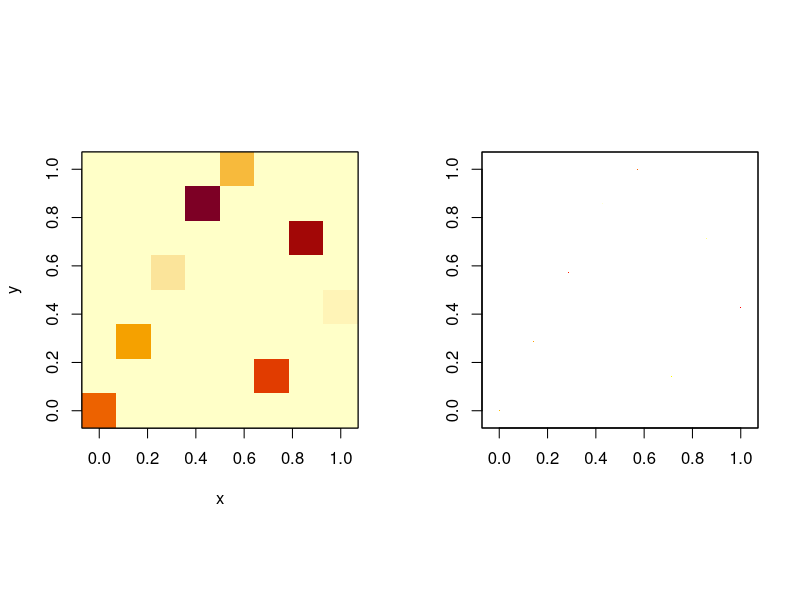
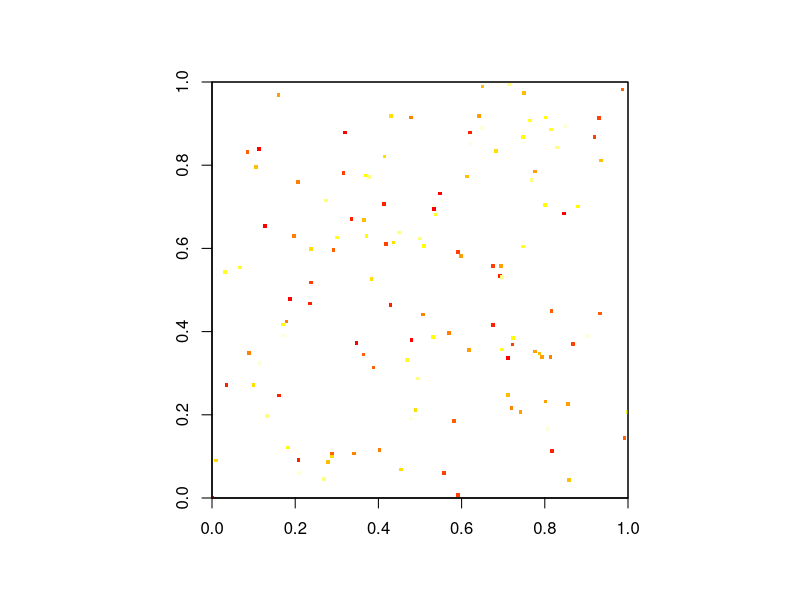

These figures' R source, in order:
library(spam)


### Name: image
### Title: Display a spam Object as Color Image
### Aliases: image.spam image.spam.chol image,spam-method
### Keywords: hplot

### ** Examples

set.seed(13)
nz <- 8
ln <- nz
smat <- spam(0, ln, ln)
smat[ cbind(sample(ln,nz), sample(ln,nz))] <- 1:nz

par(mfcol=c(1,2),pty='s')
options(spam.imagesize=1000)
image(smat) # better: col=tim.colors(nz))
options(spam.imagesize=10)
image(smat) # better: col=tim.colors(nz))


nz <- 128
ln <- nz^2
smat <- spam(0,ln,ln)
smat[cbind(sample(ln,nz), sample(ln,nz))] <- 1:nz

par(mfcol=c(1,1), pty='s')
image(smat,cex=100) # better:, col=tim.colors(nz))
